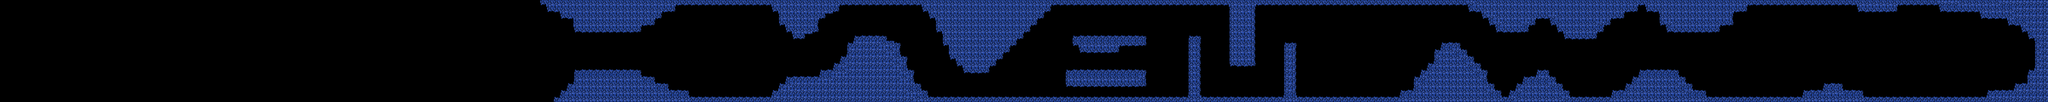

This game map was drawn from its Tiled (.tmx) file and the tilesets committed beside it. A one-line description and the trimmed map source follow:
An orthogonal 300x15 tile map with 32x32 px tiles, 1 tile layer (scenario) and 391 objects.

<map version="1.0" orientation="orthogonal" width="300" height="15" tilewidth="32" tileheight="32">
 <tileset firstgid="1" name="tile" tilewidth="32" tileheight="32">
  <image source="../../images/map/tile.png" width="192" height="96" />
 </tileset>
 <layer name="scenario" width="300" height="15">
  <properties>
   <property name="tileset" value="tile" />
  </properties>
  <data>[4500 cells, 1290 non-empty, 12 distinct tile ids]</data>
 </layer>
 <objectgroup name="enemy" width="300" height="15">
  <object x="928" y="384" />
  <object x="960" y="384" />
  <object x="992" y="384" />
  <object x="1024" y="384" />
  <object x="1056" y="384" />
  <object x="1088" y="384" />
  <object x="1120" y="384" />
  <object x="1600" y="160" />
  <object x="1664" y="192" />
  <object x="1728" y="256" />
  <object x="1664" y="320" />
  <object x="1600" y="352" />
  <object x="2080" y="160" />
  <object x="2176" y="160" />
  <object x="2272" y="160" />
  <object x="2080" y="256" />
  <object x="2176" y="256" />
  <object x="2272" y="256" />
  <object x="2080" y="352" />
  <object x="2176" y="352" />
  <object x="2272" y="352" />
  <object x="1216" y="96" />
  <object x="1056" y="96" />
  <object x="1120" y="96" />
  <object x="1184" y="96" />
  <object x="1024" y="96" />
  <object x="1088" y="96" />
  <object x="1152" y="96" />
  <object x="1472" y="384" />
  <object x="1312" y="384" />
  <object x="1376" y="384" />
  <object x="1440" y="384" />
  <object x="1280" y="384" />
  <object x="1344" y="384" />
  <object x="1408" y="384" />
  <object x="1952" y="192" />
  <object x="1792" y="192" />
  <object x="1856" y="192" />
  <object x="1920" y="192" />
  <object x="1760" y="192" />
  <object x="1824" y="192" />
  <object x="1888" y="192" />
  <object x="1952" y="320" />
  <object x="1792" y="320" />
  <object x="1856" y="320" />
  <object x="1920" y="320" />
  <object x="1760" y="320" />
  <object x="1824" y="320" />
  <object x="1888" y="320" />
  <object x="1696" y="224" />
  <object x="1696" y="288" />
  <object x="1632" y="352" />
  <object x="1632" y="160" />
  <object x="1568" y="160" />
  <object x="1568" y="352" />
  <object x="2112" y="160" />
  <object x="2144" y="160" />
  <object x="2176" y="224" />
  <object x="2176" y="288" />
  <object x="2176" y="320" />
  <object x="2176" y="192" />
  <object x="2208" y="256" />
  <object x="2240" y="256" />
  <object x="2144" y="256" />
  <object x="2112" y="256" />
  <object x="2112" y="352" />
  <object x="2144" y="352" />
  <object x="2208" y="352" />
  <object x="2240" y="352" />
  <object x="2208" y="160" />
  <object x="2240" y="160" />
  <object x="1408" y="96" />
  <object x="1376" y="96" />
  <object x="1472" y="96" />
  <object x="1536" y="96" />
  <object x="1440" y="96" />
  <object x="1504" y="96" />
  <object x="1344" y="96" />
  <object x="2528" y="192" />
  <object x="2496" y="192" />
  <object x="2592" y="192" />
  <object x="2656" y="192" />
  <object x="2560" y="192" />
  <object x="2624" y="192" />
  <object x="2464" y="192" />
  <object x="2528" y="288" />
  <object x="2496" y="288" />
  <object x="2592" y="288" />
  <object x="2656" y="288" />
  <object x="2560" y="288" />
  <object x="2624" y="288" />
  <object x="2464" y="288" />
  <object x="3360" y="224" />
  <object x="3328" y="224" />
  <object x="3424" y="224" />
  <object x="3488" y="224" />
  <object x="3392" y="224" />
  <object x="3456" y="224" />
  <object x="3296" y="224" />
  <object x="3360" y="256" />
  <object x="3328" y="256" />
  <object x="3424" y="256" />
  <object x="3488" y="256" />
  <object x="3392" y="256" />
  <object x="3456" y="256" />
  <object x="3296" y="256" />
  <object x="3360" y="288" />
  <object x="3328" y="288" />
  <object x="3424" y="288" />
  <object x="3488" y="288" />
  <object x="3392" y="288" />
  <object x="3456" y="288" />
  <object x="3296" y="288" />
  <object x="3360" y="192" />
  <object x="3328" y="192" />
  <object x="3424" y="192" />
  <object x="3488" y="192" />
  <object x="3392" y="192" />
  <object x="3456" y="192" />
  <object x="3296" y="192" />
  <object x="4704" y="384" />
  <object x="4640" y="416" />
  <object x="4768" y="416" />
  <object x="4832" y="384" />
  <object x="4640" y="384" />
  <object x="4704" y="416" />
  <object x="4768" y="384" />
  <object x="4832" y="416" />
  <object x="4032" y="256" />
  <object x="4000" y="320" />
  <object x="4480" y="128" />
  <object x="4480" y="96" />
  <object x="5504" y="384" />
  <object x="5504" y="416" />
  <object x="5600" y="64" />
  <object x="5600" y="96" />
  <object x="5440" y="256" />
  <object x="5440" y="288" />
  <object x="5664" y="128" />
  <object x="5664" y="160" />
  <object x="5952" y="352" />
  <object x="5952" y="384" />
  <object x="6208" y="64" />
  <object x="6208" y="96" />
  <object x="6208" y="128" />
  <object x="6208" y="160" />
  <object x="6272" y="160" />
  <object x="6272" y="128" />
  <object x="6272" y="64" />
  <object x="6272" y="96" />
  <object x="6336" y="160" />
  <object x="6336" y="128" />
  <object x="6336" y="64" />
  <object x="6336" y="96" />
  <object x="6592" y="256" />
  <object x="6528" y="224" />
  <object x="6592" y="320" />
  <object x="6464" y="256" />
  <object x="6464" y="320" />
  <object x="6592" y="224" />
  <object x="6528" y="288" />
  <object x="6464" y="224" />
  <object x="6528" y="256" />
  <object x="6592" y="288" />
  <object x="6464" y="288" />
  <object x="6528" y="320" />
  <object x="6848" y="96" />
  <object x="6784" y="64" />
  <object x="6848" y="160" />
  <object x="6720" y="96" />
  <object x="6720" y="160" />
  <object x="6848" y="64" />
  <object x="6784" y="128" />
  <object x="6720" y="64" />
  <object x="6784" y="96" />
  <object x="6848" y="128" />
  <object x="6720" y="128" />
  <object x="6784" y="160" />
  <object x="7136" y="288" />
  <object x="7200" y="288" />
  <object x="7200" y="256" />
  <object x="7136" y="256" />
  <object x="7424" y="352" />
  <object x="7488" y="352" />
  <object x="7488" y="320" />
  <object x="7424" y="320" />
  <object x="7616" y="256" />
  <object x="7680" y="256" />
  <object x="7680" y="224" />
  <object x="7616" y="224" />
  <object x="8000" y="256" />
  <object x="8064" y="256" />
  <object x="8064" y="224" />
  <object x="8000" y="224" />
  <object x="8864" y="160" />
  <object x="8992" y="64" />
  <object x="8928" y="160" />
  <object x="8928" y="128" />
  <object x="8992" y="96" />
  <object x="8928" y="64" />
  <object x="8864" y="64" />
  <object x="8928" y="96" />
  <object x="8992" y="160" />
  <object x="8864" y="96" />
  <object x="8992" y="128" />
  <object x="8864" y="128" />
  <object x="8864" y="288" />
  <object x="8992" y="192" />
  <object x="8928" y="288" />
  <object x="8928" y="256" />
  <object x="8992" y="224" />
  <object x="8928" y="192" />
  <object x="8864" y="192" />
  <object x="8928" y="224" />
  <object x="8992" y="288" />
  <object x="8864" y="224" />
  <object x="8992" y="256" />
  <object x="8864" y="256" />
  <object x="8864" y="416" />
  <object x="8992" y="320" />
  <object x="8928" y="416" />
  <object x="8928" y="384" />
  <object x="8992" y="352" />
  <object x="8928" y="320" />
  <object x="8864" y="320" />
  <object x="8928" y="352" />
  <object x="8992" y="416" />
  <object x="8864" y="352" />
  <object x="8992" y="384" />
  <object x="8864" y="384" />
 </objectgroup>
 <objectgroup name="block" width="300" height="15">
  <object x="2688" y="160" width="32" height="32" />
  <object x="2688" y="192" width="32" height="32" />
  <object x="2688" y="224" width="32" height="32" />
  <object x="2752" y="288" width="32" height="32" />
  <object x="2752" y="256" width="32" height="32" />
  <object x="2752" y="224" width="32" height="32" />
  </objectgroup>
</map>
<!-- 155 of 391 objects omitted -->